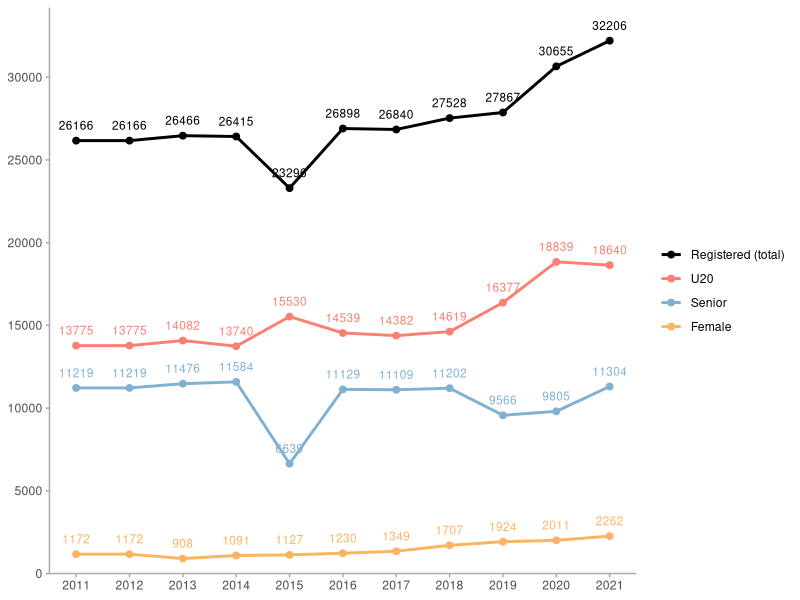
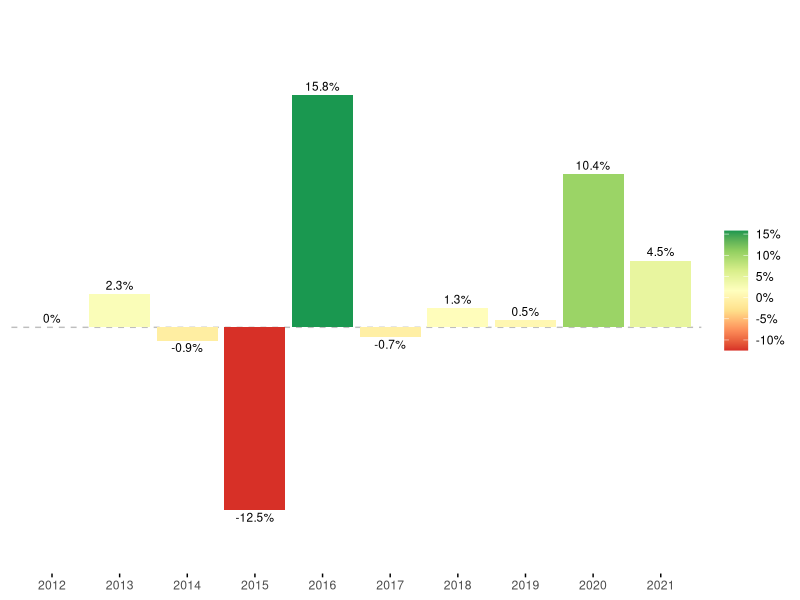
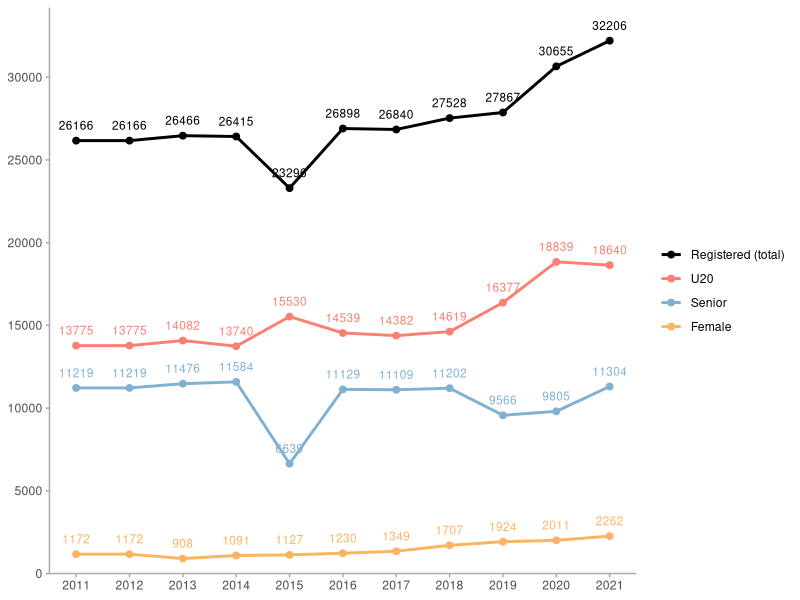
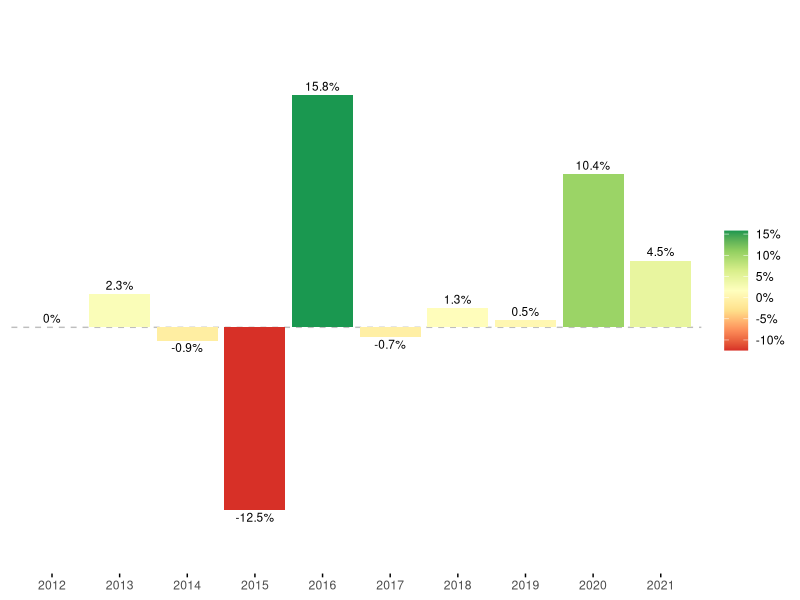

Generate these figures, in order, with R:
# Load packages
library(tidyverse)
library(RColorBrewer)

# Load data
reportData<-read.csv("IIHFSurveysCombined.csv")

# Load color palettes
Set3<-brewer.pal(name="Set3", n=12)

# Swiss Player Development
swissDev<-reportData%>%
  select(Year:Female)%>%
  filter(Country=="Switzerland")%>%
  pivot_longer(cols = Registered:Female, values_to = "Count", names_to = "Category")%>%
  ggplot(aes(Year, Count, color=Category))+
  geom_line(size=1)+
  geom_point(size=2)+
  geom_text(aes(label=Count), vjust=-1.2, show.legend =F, size=3)+
  theme_minimal()+
  scale_color_manual(values=c("black",Set3[4],Set3[5],Set3[6]),
                     labels=c("Registered (total)", "U20", "Senior", "Female"),
                     limits=c("Registered","U20","Senior","Female"))+
  scale_x_continuous(breaks = c(min(reportData$Year):max(reportData$Year)))+
  scale_y_continuous(breaks = seq(0,35000,5000), expand = c(0, 0), limits = c(0,max(reportData$Registered[reportData$Country=="Switzerland"])+2000))+
  theme(
    panel.grid.minor = element_blank(),
    panel.grid.major.x  = element_blank(),
    panel.grid.major.y = element_blank(),
    plot.title = element_text(hjust = 0.5),
    axis.title.x = element_blank(),
    axis.title.y = element_blank(),
    legend.title = element_blank(),
    axis.line = element_line(color="darkgrey"),
    axis.ticks = element_line(color="darkgrey"),
    
  )
swissDev
ggsave(swissDev, file = "playerDevelopmentAbsolut.png", height=4, width=8)

# Swiss Player Development Relative (Male)
swissDevRel<-reportData%>%
  select(Year:U20)%>%
  mutate(registeredMale=Senior+U20)%>%
  filter(Country=="Switzerland")%>%
  mutate(yearlyGrowth=(registeredMale-lag(registeredMale))/lag(registeredMale))%>%
  filter(!is.na(yearlyGrowth))%>%
  mutate(vjustPos=ifelse(yearlyGrowth<0, 1.25, -0.5))%>%
  ggplot(aes(as.factor(Year), yearlyGrowth, fill=yearlyGrowth))+
  geom_bar(stat="identity")+
  geom_text(
    aes(
      label=paste0(100*round(yearlyGrowth,3),"%"),
      vjust=vjustPos), size=3)+
  scale_y_continuous(labels = scales::percent,
                       limits = c(-0.15, 0.2),
                     breaks=0)+
  scale_fill_distiller(palette = "RdYlGn", direction = 1, labels=scales::percent)+
  theme_minimal()+
  theme(
    panel.grid.minor = element_blank(),
    panel.grid.major.x  = element_blank(),
    panel.grid.major.y = element_line(linetype = 2, color="grey"),
    plot.title = element_text(hjust = 0.5),
    axis.title.x = element_blank(),
    axis.text.y = element_blank(),
    axis.title.y = element_blank(),
    axis.line.x = element_blank(),
    axis.line.y = element_blank(),
    legend.title = element_blank(),
    axis.ticks.x = element_line(),
  )
swissDevRel
ggsave(swissDevRel, file = "playerDevelopmentRelative.png", height=4, width=8)

# Average growth rate
round(100*mean(swissDevRel$data$yearlyGrowth), 1)

